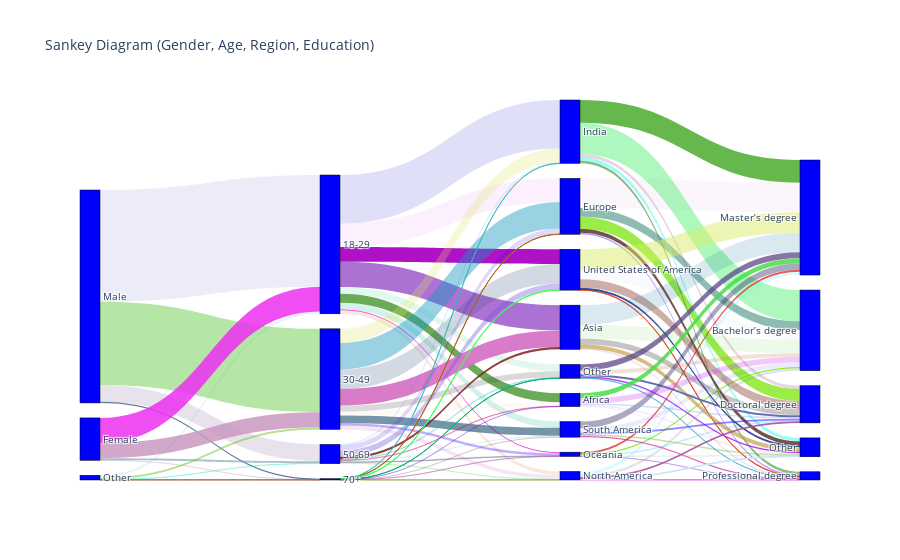

Notebook code for this chart:
### Code cell
import plotly.graph_objects as go

fig = go.Figure(data=[go.Sankey(
    node = dict(
      pad = 15,
      thickness = 20,
      line = dict(color = "black", width = 0.5),
      label = node_labels,
      color = "blue"
    ),
    link = link)])

fig.update_layout(title_text="Sankey Diagram (Gender, Age, Region, Education)", font_size=10)
fig.show()
